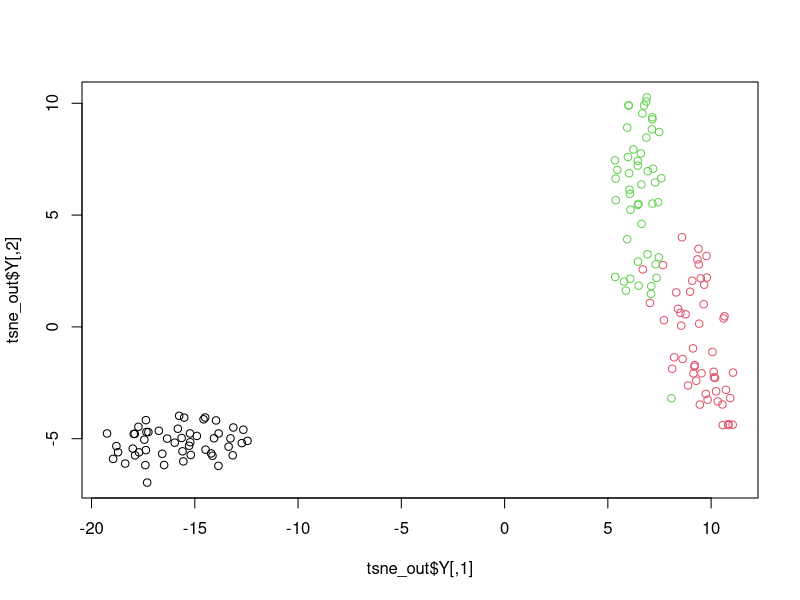
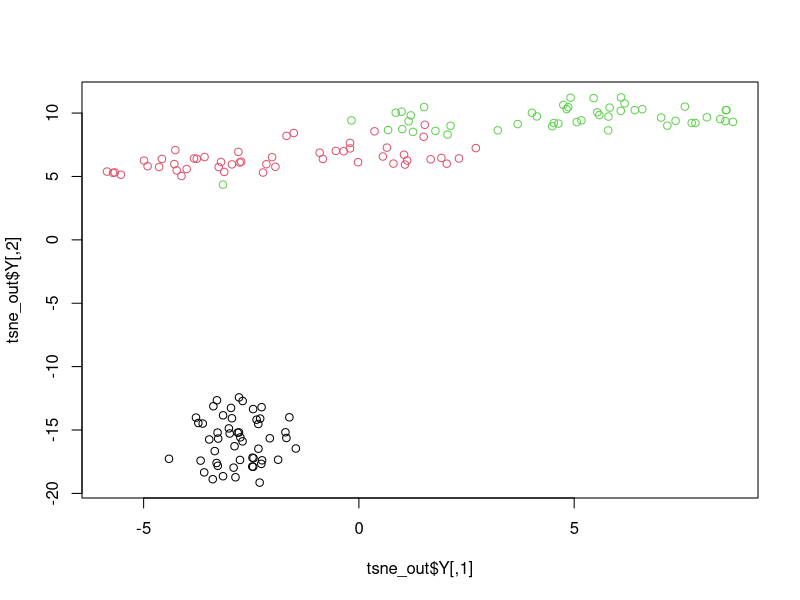

The R source for these figures, in order:
install.packages("Rtsne")
library(Rtsne) # Load package
iris_unique <- unique(iris) # Remove duplicates
set.seed(42) # Sets seed for reproducibility
tsne_out <- Rtsne(as.matrix(iris_unique[,1:4])) # Run TSNE
plot(tsne_out$Y,col=iris$Species) # Plot the result

# Using a dist object
iris_unique <- unique(iris) # Remove duplicates
iris_matrix <- as.matrix(iris_unique[,1:4])
tsne_out <- Rtsne(dist(iris_matrix))
plot(tsne_out$Y,col=iris_unique$Species)
